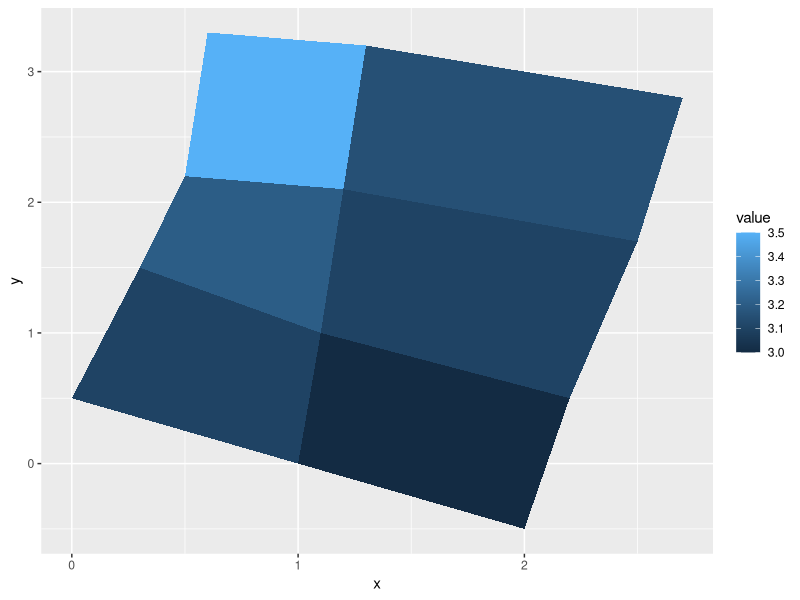
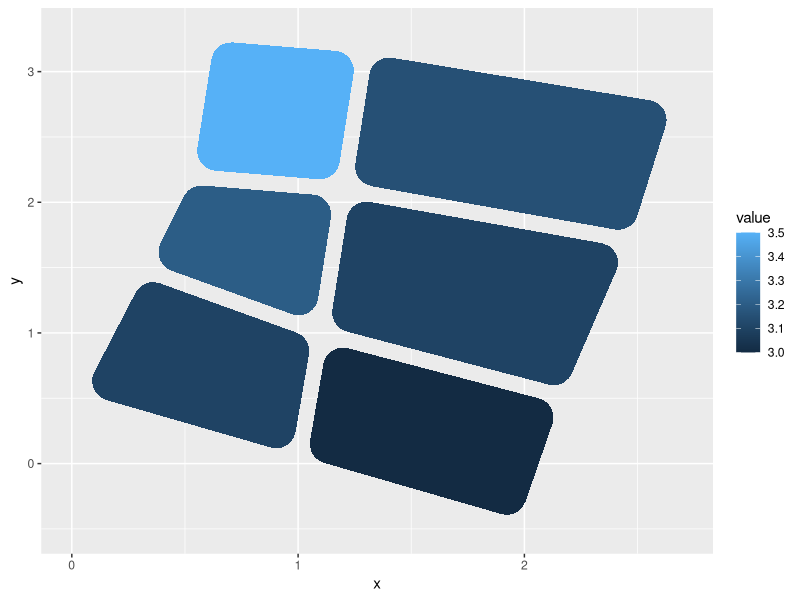
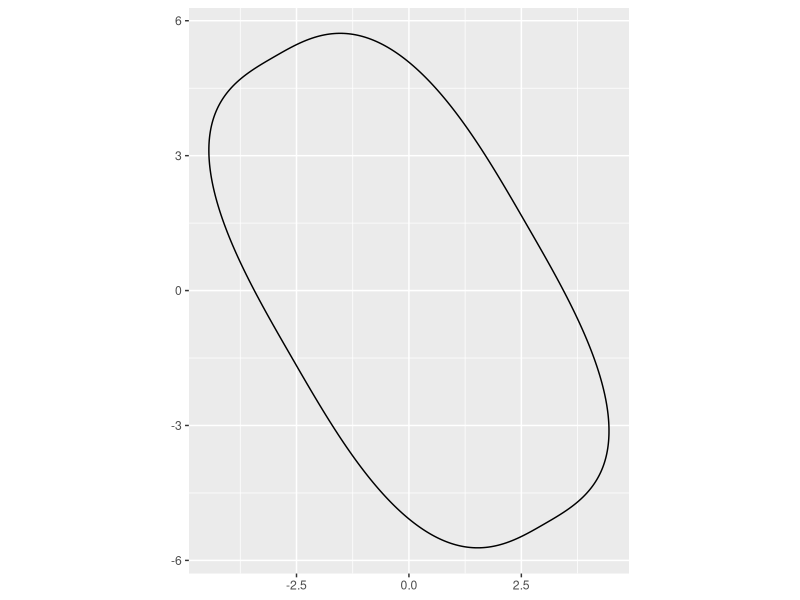
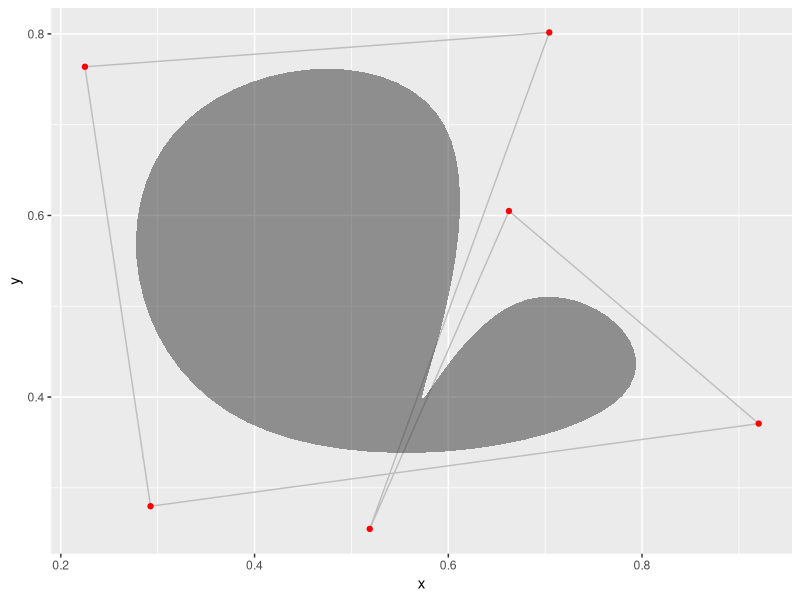
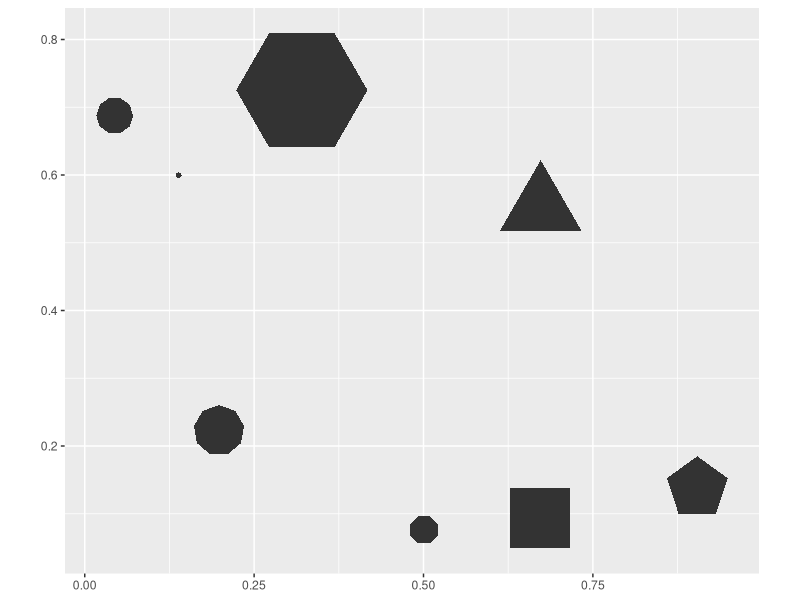
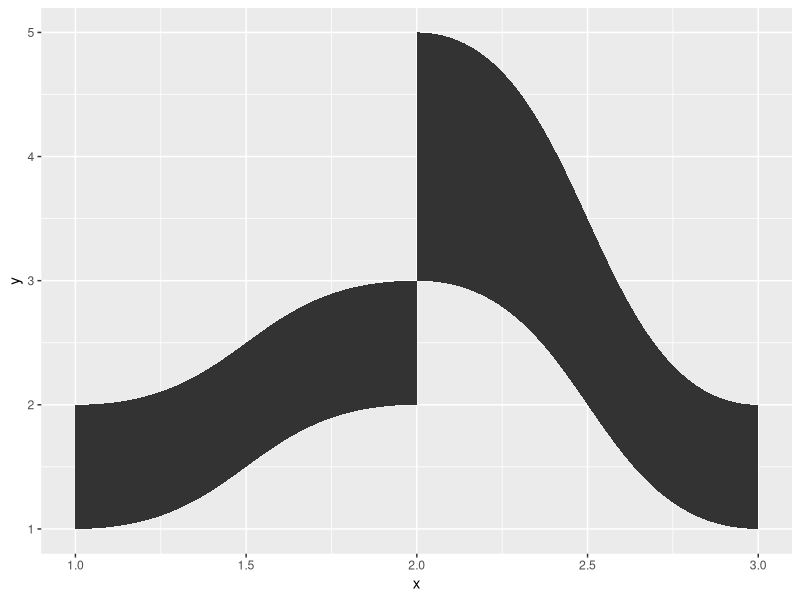
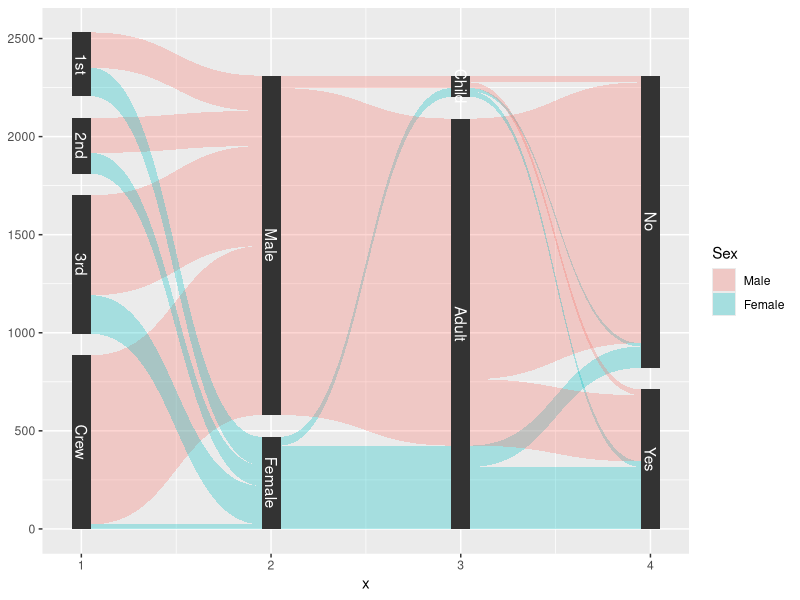
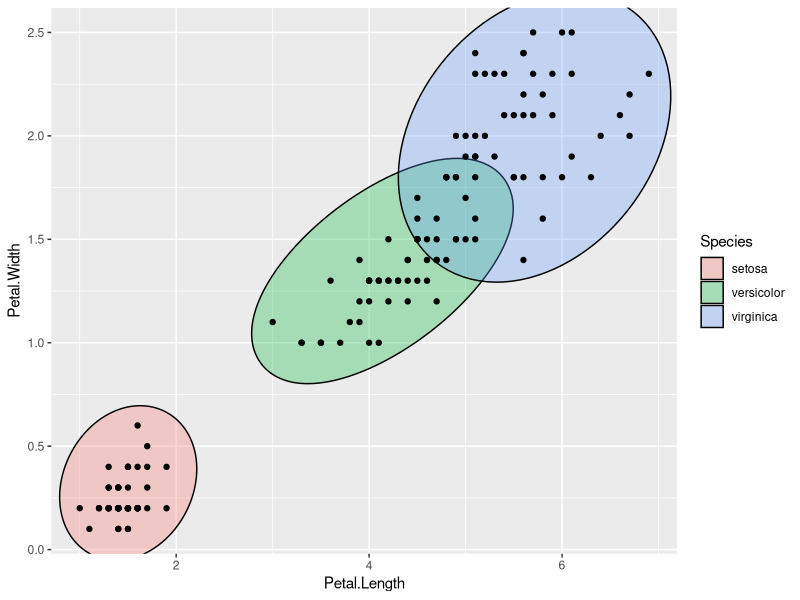

These charts were generated, in order, by the following R code: (Note: this script raises an error after producing the figures.)
## ---- chunk 1
set.seed(24)
## ---- chunk 2
library(ggforce)

ids <- factor(c("1.1", "2.1", "1.2", "2.2", "1.3", "2.3"))
values <- data.frame(
  id = ids,
  value = c(3, 3.1, 3.1, 3.2, 3.15, 3.5)
)
positions <- data.frame(
  id = rep(ids, each = 4),
  x = c(2, 1, 1.1, 2.2, 1, 0, 0.3, 1.1, 2.2, 1.1, 1.2, 2.5, 1.1, 0.3,
  0.5, 1.2, 2.5, 1.2, 1.3, 2.7, 1.2, 0.5, 0.6, 1.3),
  y = c(-0.5, 0, 1, 0.5, 0, 0.5, 1.5, 1, 0.5, 1, 2.1, 1.7, 1, 1.5,
  2.2, 2.1, 1.7, 2.1, 3.2, 2.8, 2.1, 2.2, 3.3, 3.2)
)
datapoly <- merge(values, positions, by = c("id"))

# Standard look
ggplot(datapoly, aes(x = x, y = y)) +
  geom_polygon(aes(fill = value, group = id))

# Contracted and rounded
ggplot(datapoly, aes(x = x, y = y)) +
  geom_shape(aes(fill = value, group = id), 
             expand = unit(-2, 'mm'), radius = unit(5, 'mm'))
## ---- chunk 3
# Not an ordinary ellipse — a super-ellipse
ggplot() +
  geom_ellipse(aes(x0 = 0, y0 = 0, a = 6, b = 3, angle = -pi / 3, m1 = 3)) +
  coord_fixed()
## ---- chunk 4
# Create 6 random control points
controls <- data.frame(
  x = runif(6),
  y = runif(6)
)

ggplot(controls, aes(x, y)) +
  geom_polygon(fill = NA, colour = 'grey') +
  geom_point(colour = 'red') +
  geom_bspline_closed(alpha = 0.5)
## ---- chunk 5
ggplot() +
  geom_regon(aes(x0 = runif(8), y0 = runif(8), sides = sample(3:10, 8),
                 angle = 0, r = runif(8) / 10)) +
  coord_fixed()
## ---- chunk 6
data <- data.frame(
  x = c(1, 2, 2, 1, 2, 3, 3, 2),
  y = c(1, 2, 3, 2, 3, 1, 2, 5),
  group = c(1, 1, 1, 1, 2, 2, 2, 2)
)

ggplot(data) +
  geom_diagonal_wide(aes(x, y, group = group))
## ---- chunk 7
titanic <- reshape2::melt(Titanic)
# This is how we usually envision data for parallel sets
head(titanic)

# Reshape for putting the first 4 columns as axes in the plot
titanic <- gather_set_data(titanic, 1:4)
head(titanic)

# Do the plotting
ggplot(titanic, aes(x, id = id, split = y, value = value)) +
  geom_parallel_sets(aes(fill = Sex), alpha = 0.3, axis.width = 0.1) +
  geom_parallel_sets_axes(axis.width = 0.1) +
  geom_parallel_sets_labels(colour = 'white')
## ---- chunk 8
ggplot(iris, aes(Petal.Length, Petal.Width)) +
  geom_mark_ellipse(aes(fill = Species)) +
  geom_point()
## ---- chunk 9
ggplot(iris, aes(Petal.Length, Petal.Width)) +
  geom_mark_ellipse(aes(fill = Species, label = Species)) +
  geom_point()
## ---- chunk 10
desc <- 'This iris species has a markedly smaller petal than the others.'
ggplot(iris, aes(Petal.Length, Petal.Width)) +
  geom_mark_ellipse(aes(filter = Species == 'setosa', label = 'Setosa', 
                        description = desc)) +
  geom_point()
## ---- chunk 11
ggplot(iris, aes(Sepal.Length, Sepal.Width)) +
  geom_delaunay_tile(alpha = 0.3) + 
  geom_delaunay_segment2(aes(colour = Species, group = -1), size = 2,
                         lineend = 'round')
## ---- chunk 12
ggplot(iris, aes(Sepal.Length, Sepal.Width)) + 
  geom_voronoi_tile(aes(fill = Species, group = -1L)) + 
  geom_voronoi_segment() +
  geom_point()
## ---- chunk 13
ggplot(iris, aes(Sepal.Length, Sepal.Width)) + 
  geom_voronoi_tile(aes(fill = Species), colour = 'black')
## ---- chunk 14
ggplot(iris, aes(Sepal.Length, Sepal.Width)) + 
  geom_voronoi_tile(aes(fill = Species, group = -1L), max.radius = 0.2,
                    colour = 'black')
## ---- chunk 15
ggplot(iris, aes(Sepal.Length, Sepal.Width)) + 
  geom_voronoi_tile(aes(fill = Species, group = -1L), max.radius = 1,
                    colour = 'black', expand = unit(-0.5, 'mm'), 
                    radius = unit(0.5, 'mm'), show.legend = FALSE)
## ---- chunk 16
ggplot(diamonds) + 
  geom_histogram(aes(x = price), bins = 50) + 
  facet_zoom(xlim = c(3000, 5000), ylim = c(0, 2500), horizontal = FALSE)
## ---- chunk 17
ggplot() + 
  geom_histogram(aes(x = price), dplyr::mutate(diamonds, z = FALSE), bins = 50) + 
  geom_histogram(aes(x = price), dplyr::mutate(diamonds, z = TRUE), bins = 500) + 
  facet_zoom(xlim = c(3000, 5000), ylim = c(0, 300), zoom.data = z,
             horizontal = FALSE) + 
  theme(zoom.y = element_blank(), validate = FALSE)
